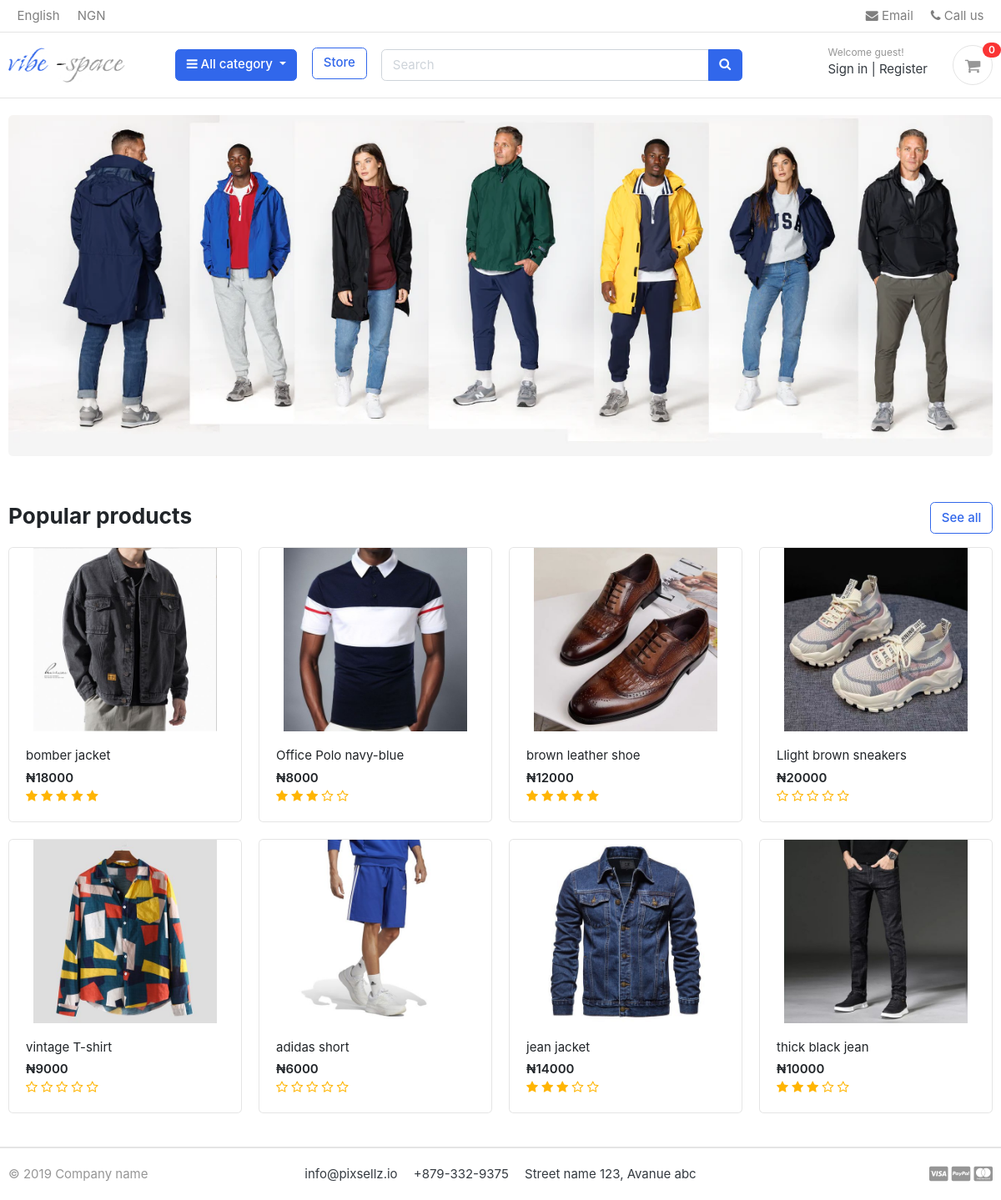
The page / on the database its author committed.
### store/models.py (models this page shows, shortened)
class Product(models.Model):
    product_name=models.CharField(max_length=200, unique= True)
    slug=models.SlugField(max_length=200, unique=True)
    description=models.TextField(max_length=200 , unique=True)
    price=models.IntegerField()
    images=models.ImageField(upload_to='photos/products')
    stock=models.IntegerField()
    is_available=models.BooleanField(default=True)
    category=models.ForeignKey(Category, on_delete=models.CASCADE)
    created_date=models.DateTimeField(auto_now_add=True)
    modified_date=models.DateTimeField(auto_now=True)
    def get_url(self):
        return reverse('product_detail',args=[self.category.slug,self.slug])
    def averageReview(self):
        reviews=ReviewRating.objects.filter(product=self,status=True).aggregate(average=Avg('rating'))
        avg=0
        if reviews['average'] is not None:
            avg=float(reviews['average'])
            return avg

### greatkart/views.py (the view)
# urls.py: 2. Add a URL to urlpatterns:  path('', Home.as_view(), name='home')
def Home(request):
    products=Product.objects.all().filter(is_available=True).order_by('-created_date')
    reviews=[]
    if products.exists():
      for product in products:
        reviews= ReviewRating.objects.filter(product_id=product.id,status=True)
    context={
        'products':products,
        'reviews' : reviews
    }
    return render(request,'home.html',context)

### carts/context_processors.py (called while the page is built)
def counter (request):
    cart_count = 0
    if 'admin' in request.path:
        return()
    else:
        try:
            cart=Cart.objects.filter(cart_id=_cart_id(request))
            if request .user.is_authenticated:
                 cart_items=Cartitem.objects.all().filter(user=request.user)
            else:
                cart_items=Cartitem.objects.all().filter(cart=cart[:1])
            for cart_item in cart_items:
                cart_count += cart_item.quantity
        except Cart.DoesNotExist:
            cart_count=0
    return dict (cart_count=cart_count)

### carts/views.py (called while the page is built)
def _cart_id(request):
    cart=request.session.session_key
    if not cart:
        cart=request.session.create()
    return cart

### category/context_processors.py (called while the page is built)
def menu_links(request):
    links=  Category.objects.all()
    return dict(links=links)

### category/models.py (called while the page is built)
    def get_url(self):
            return reverse('products_by_category',args=[self.slug])

### templates/home.html
{%extends "base.html"%}
{%block pagecontent%}
{% load static %}
<link href="{%static 'css/custom.css'%}" rel="stylesheet" type="text/css"/>
<section class="section-intro padding-y-sm">
<div class="container">
<div class="intro-banner-wrap">
	<img src="{%static 'images/banners/3.webp'%}" class="img-fluid rounded">
</div>
</div>
</section>
<section class="section-name padding-y-sm">
<div class="container">
<header class="section-heading">
	<a href="{% url 'store' %}" class="btn btn-outline-primary float-right">See all</a>
	<h3 class="section-title">Popular products</h3>
</header>
<div class="row">
	{% for product in products %}
	<div class="col-md-3">
		<div class="card card-product-grid">
			<a href="{{product.get_url}}" class="img-wrap"> <img src="{{product.images.url}}"> </a>
			<figcaption class="info-wrap">
				<a href="{{product.get_url}}" class="title">{{product.product_name}}</a>
				<div class="price mt-1">₦{{product.price}}</div>
				<div class="rating-star">
					<span>
						{% if product.averageReview > 0 %}
                    <i class="fa fa-star{% if  product.averageReview < 0.5 %}-o{% elif product.averageReview >= 0.5 and product.averageReview < 1 %}-o {% endif %}" aria-hidden="true"></i>
                    <i class="fa fa-star{% if  product.averageReview < 1.5 %}-o{% elif product.averageReview >= 1.5 and product.averageReview < 2 %}-o {% endif %}" aria-hidden="true"></i>
                    <i class="fa fa-star{% if  product.averageReview < 2.5 %}-o{% elif product.averageReview >= 2.5 and product.averageReview < 3 %}-o {% endif %}" aria-hidden="true"></i>
                    <i class="fa fa-star{% if  product.averageReview < 3.5 %}-o{% elif product.averageReview >= 3.5 and product.averageReview < 4 %}-o {% endif %}" aria-hidden="true"></i>
                    <i class="fa fa-star{% if  product.averageReview < 4.5 %}-o{% elif product.averageReview >= 4.5 and product.averageReview < 5 %}-o {% endif %}" aria-hidden="true"></i>
                     {% else %}
            <i class="fa fa-star-o" aria-hidden="true"></i>
            <i class="fa fa-star-o" aria-hidden="true"></i>
            <i class="fa fa-star-o" aria-hidden="true"></i>
            <i class="fa fa-star-o" aria-hidden="true"></i>
            <i class="fa fa-star-o" aria-hidden="true"></i>
        {% endif %}
					</span>
				</div>
			</figcaption>
		</div>
	</div>
	{% endfor %}
</div>
</div>
</section>
{%endblock%}

### static/css/ui.css (style rules this page uses)
html { font-family: "Inter", sans-serif; font-size: 15px; }
.img-wrap { text-align: center; display: block; }
.img-wrap img { max-width: 100%; }
.padding-y-sm { padding-top: 20px; padding-bottom: 20px; }
.section-heading { margin-bottom: 20px; margin-top: 15px; }
.section-title { color: #212529; }
[class*=card-product] a.title { color: #212529; display: block; }
[class*=card-product] .img-wrap { overflow: hidden; position: relative; }
[class*=card-product] .img-wrap img { height: 100%; max-width: 100%; width: auto; display: inline-block; -o-object-fit: cover; object-fit: cover; }
.card-product-grid { margin-bottom: 20px; }
.card-product-grid .img-wrap { border-radius: 0.2rem 0.2rem 0 0; height: 220px; }
.card-product-grid .info-wrap { overflow: hidden; padding: 18px 20px; }
.card .img-wrap { overflow: hidden; }
.price { font-weight: 600; color: #212529; }

### static/css/custom.css (style rules this page uses)
.rating-star i { color: #ffb503; }

### rows shown on the page
Product: images (picture), product_name "bomber jacket", price "18000"
Product: images (picture), product_name "Office Polo navy-blue", price "8000"
Product: images (picture), product_name "brown leather shoe", price "12000"
Product: images (picture), product_name "Llight brown sneakers", price "20000"
Product: images (picture), product_name "vintage T-shirt", price "9000"
Product: images (picture), product_name "adidas short", price "6000"
Product: images (picture), product_name "jean jacket", price "14000"
Product: images (picture), product_name "thick black jean", price "10000"

### other values the page prints
{{ cart_count }} "0"
